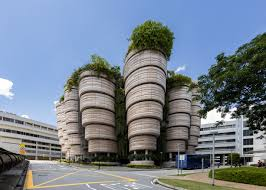
#> input picture images/hive.jpg, 266 x 190 px
$ jupyter execute --allow-errors OpenCV_Practices.ipynb   (shell and % lines are left out)
#> lines starting #> are read from the running program, lines starting #| are printed output that depends on the picture
# Computer Vision Challenges

[cell 1]
# import the library
import cv2
import numpy as np
import imutils

import matplotlib
import matplotlib.pyplot as plt
import ipywidgets as widgets
from ipywidgets import interact
from IPython import display


plt.ion()

## Challenge 1: Detect the number of floors

   assume 1 floor is equal to 1 box

[cell 2]
image = cv2.imread('./images/hive.jpg',-1)
#> image is the input picture: shape (190, 266, 3); mean B, G, R 142.4, 129.4, 118.3
# Change the format of photo from BGR TO RGB
image=cv2.cvtColor(image, cv2.COLOR_BGR2RGB)
plt.imshow(image)
#> (this line was passed over: IPython is not available in this run)

[cell 3]
# Extract the region of interest(roi).
roi = image[45:170,120:170]
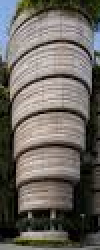
#> roi: shape (125, 50, 3) (shown 2 times larger); mean R, G, B 105.7, 101, 94.5
#conver to gray as we dont need color to detect the contour
gray=cv2.cvtColor(roi, cv2.COLOR_BGR2GRAY)
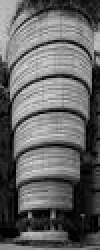
#> gray: shape (125, 50) (shown 2 times larger); min 0, max 221, mean 99.6
plt.gray()
#> (this line was passed over: IPython is not available in this run)
plt.imshow(gray)
#> (this line was passed over: IPython is not available in this run)
#> the sliders are set to choice = ('gaussian', 1), kernel_size = 8, sigma = 50.0

[cell 4]
# In order to reduce noise in a image, smoothing (blurring ) is used.
# Increasing the kernel size make it more blurry. If kernel size is too high, edges might be blurred
# The higher the sigma, the blurry the image will be.

# There's 4 different types of blur filter for you to choose,
# median blur is good for solving salt and pepper noise
# blur is average the value in the kernel size to the middle
# gaussian is just make it a bell curve, the side will have lower value
# bilateral will preserve the edge better than the rest of the blurring filter
image=gray.copy()


def blur_image(choice=1,kernel_size=5,sigma=1):
#> called with choice = ('gaussian', 1), kernel_size = 8, sigma = 50
    plt.figure(figsize=(7,7))
#> (this line was passed over: IPython is not available in this run)
    global blurred
    if(choice==1):
        blurred = cv2.GaussianBlur(image, (kernel_size, kernel_size), sigma)
    elif choice==2:
        blurred = cv2.medianBlur(image,kernel_size,sigma)
    elif choice==3:
        blurred = cv2.blur(image, (kernel_size, kernel_size),sigma)
    elif choice==4:
        blurred = cv2.bilateralFilter(image,kernel_size,sigma,sigma)

    plt.imshow(blurred)
    return blurred


#> (the rest of this cell did not finish here and is left out)

### Approach 1: using edges to find floor

#> (a cell that did not finish here is left out)

### Approach 2 : Using thresholding method.

#> (a cell that did not finish here is left out)

#> (a cell that did not finish here is left out)

### Approach 3 : Using Hough Lines P

[cell 8]
#  Had an idea of using hough line to detect horizontal line to detect number of floor
# however, it's not suitable in this case as the line is not straight? I guess.

def hough(thres1=30,thres2=314,threshold=0):
    f, axes = plt.subplots(1,2,figsize=(6,6))
    edged = cv2.Canny(blurred, thres1, thres2)
    lines = cv2.HoughLines(edged,1,np.pi/180,threshold)
    img = roi.copy()
    for rho,theta in lines[0]:
        a = np.cos(theta)
        b = np.sin(theta)
        x0 = a*rho
        y0 = b*rho
        x1 = int(x0 + 1000*(-b))
        y1 = int(y0 + 1000*(a))
        x2 = int(x0 - 1000*(-b))
        y2 = int(y0 - 1000*(a))

        cv2.line(img,(x1,y1),(x2,y2),(0,0,255),2)
    axes[0].imshow(edged)
    axes[0].set_title("Canny Edges")
    axes[1].imshow(img)
    axes[1].set_title("Hough")


interact(hough,thres1=(0,1000),thres2=(0,1000),threshold=(0,255))
#> the sliders are set to thres1 = 500, thres2 = 500, threshold = 127
#> (the call stopped at in hough, `f, axes = plt.subplots(1,2,figsize=(6,6))`: IPython is not available in this run)

## QUESTIONS

**1. I realised that using the threshold function to seperate the object and background is sufficient to get the contour. What do you think?**

As you know the OpenCv contour finder is standard. However, prior processings on the image are very important and can make significant changes on the contours. As for the `findContours` function, I would suggest that you try out its different options to have better understanding of the different methods used to extract image contours.

The pre-processing steps depends on the image. For this particular example you have implemented good steps. We usually convert image to grayscale when colors are not of high importance. `Gaussian blur` and extrating edges using `Canny Edges` are also useful which you have done, but sometimes they don't help. You should always plug and unplug them to see what gives better result. In this example you can observe that you haven't used your `edged` image for contours and yet you have produced good contours.

**2. what is the usage of edges? For this case, it does not help?**

Edges can be helpful when thresholded image cannot be produced with good results. But edges are also very useful when you want to detect lines, cirlces, and such.

**3. The blue background is affecting my contour, What i thought of was changing/removing the blue background before i proceed, But im not sure how to do.**

You can mask out the blue sky by masking out its color. You can use the `inRange` function. It's important that you provide good low and high thresholds for this function. Since the image's color are always not perfect (for examply the sky is not a perfect blue), you should either write a code to extract the min/max values within a region or by simply displaying the image window using `imshow` and hover your mouse over the region to observe the min/max color values. Playing the `hue`, `saturation`, and `illumination` (`HSI`) are also helpful besides `RGB`. In most cases `HSI` is more accurate than `RGB`. `HSV` can also be considered for some images. Besides the blue sky I would also mask out the trees.

**4. I remember our lab uses HSV to get certain colour. So what if I tune to get a blue mask and mask it with the original photo to remove the background, does it work that way?**
<br>Haha I answered this question above. Yes, you should use this methos to mask out the sky.

**5. For Hough line, I really dont know how to tune it .**
<br>`Hough` has its own limitations. In other words, it expects a good (nearly perfect) image as its input. So, pre-processing for `Hough` is more important than its own parameters.

 **any improvement that i can make? or alternative way**

 I think you already mentioned yourself to improve the result by removing the sky. I would recommend to remove the trees as well. Other than this, everything else that you have done is pretty good.

 ### Some Genereal Feedbacks
 - Good job in creating ROI. This makes image processing very efficient specially when the entire image is not required to be processed.
 - Try playing around with thresholding using colors (RGB, HSI, HSV). You will find that HSI is quite strong. But it's important to play with them and observe the resulting images. It will make a lot of sense to you when you start playing with parameters and visualizing the effects.

# Challenge 2: Circle Detection

[cell 9]
# count number of coron
corona = cv2.imread('./images/corona.jpg',-1)
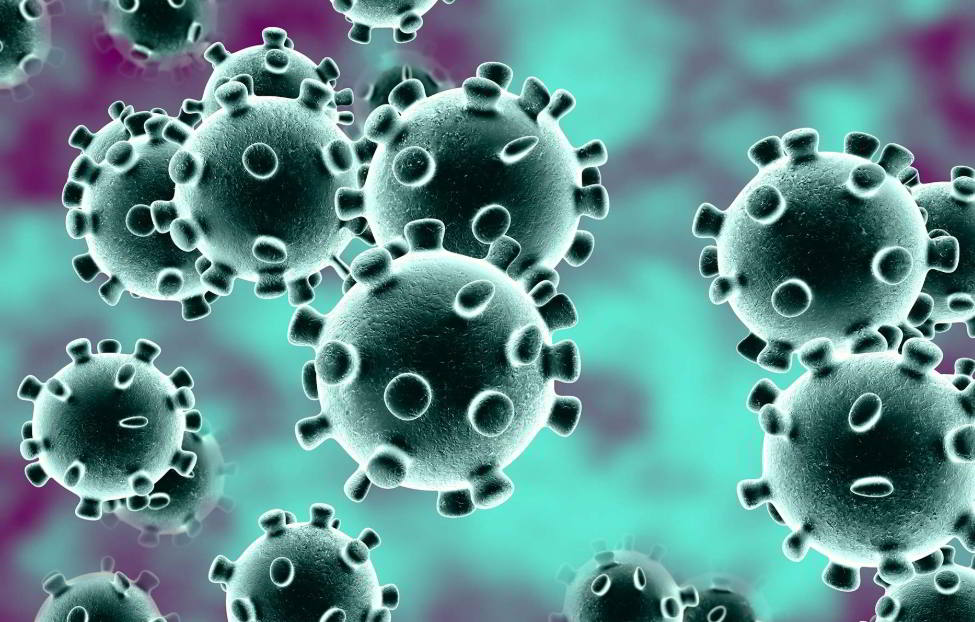
#> input picture images/corona.jpg, 975 x 622 px
#> corona is the input picture: shape (622, 975, 3); mean B, G, R 140.4, 140, 95
corona=cv2.cvtColor(corona, cv2.COLOR_BGR2RGB)
plt.imshow(corona[:,:])
#> (this line was passed over: IPython is not available in this run)
plt.gray()
#> (this line was passed over: IPython is not available in this run)
plt.show(block=False)
